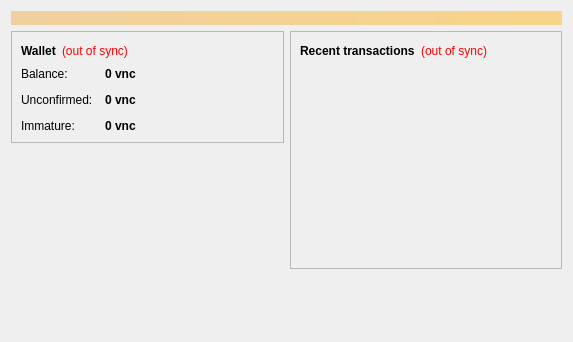
<?xml version="1.0" encoding="UTF-8"?>
<ui version="4.0">
 <class>OverviewPage</class>
 <widget class="QWidget" name="OverviewPage">
  <property name="geometry">
   <rect>
    <x>0</x>
    <y>0</y>
    <width>573</width>
    <height>342</height>
   </rect>
  </property>
  <property name="windowTitle">
   <string>Form</string>
  </property>
  <layout class="QVBoxLayout" name="topLayout">
   <item>
    <widget class="QLabel" name="labelAlerts">
     <property name="visible">
      <bool>false</bool>
     </property>
     <property name="styleSheet">
      <string notr="true">background-color: qlineargradient(x1: 0, y1: 0, x2: 1, y2: 0, stop:0 #F0D0A0, stop:1 #F8D488); color:#000000;</string>
     </property>
     <property name="wordWrap">
      <bool>true</bool>
     </property>
     <property name="margin">
      <number>3</number>
     </property>
    </widget>
   </item>
   <item>
    <layout class="QHBoxLayout" name="horizontalLayout" stretch="1,1">
     <item>
      <layout class="QVBoxLayout" name="verticalLayout_2">
       <item>
        <widget class="QFrame" name="frame">
         <property name="frameShape">
          <enum>QFrame::StyledPanel</enum>
         </property>
         <property name="frameShadow">
          <enum>QFrame::Raised</enum>
         </property>
         <layout class="QVBoxLayout" name="verticalLayout_4">
          <item>
           <layout class="QHBoxLayout" name="horizontalLayout_4">
            <item>
             <widget class="QLabel" name="label_5">
              <property name="font">
               <font>
                <weight>75</weight>
                <bold>true</bold>
               </font>
              </property>
              <property name="text">
               <string>Wallet</string>
              </property>
             </widget>
            </item>
            <item>
             <widget class="QLabel" name="labelWalletStatus">
              <property name="toolTip">
               <string>The displayed information may be out of date. Your wallet automatically synchronizes with the VinaCoin network after a connection is established, but this process has not completed yet.</string>
              </property>
              <property name="styleSheet">
               <string notr="true">QLabel { color: red; }</string>
              </property>
              <property name="text">
               <string notr="true">(out of sync)</string>
              </property>
              <property name="alignment">
               <set>Qt::AlignLeading|Qt::AlignLeft|Qt::AlignVCenter</set>
              </property>
             </widget>
            </item>
            <item>
             <spacer name="horizontalSpacer_2">
              <property name="orientation">
               <enum>Qt::Horizontal</enum>
              </property>
              <property name="sizeHint" stdset="0">
               <size>
                <width>40</width>
                <height>20</height>
               </size>
              </property>
             </spacer>
            </item>
           </layout>
          </item>
          <item>
           <layout class="QFormLayout" name="formLayout_2">
            <property name="fieldGrowthPolicy">
             <enum>QFormLayout::AllNonFixedFieldsGrow</enum>
            </property>
            <property name="horizontalSpacing">
             <number>12</number>
            </property>
            <property name="verticalSpacing">
             <number>12</number>
            </property>
            <item row="0" column="0">
             <widget class="QLabel" name="label">
              <property name="text">
               <string>Balance:</string>
              </property>
             </widget>
            </item>
            <item row="0" column="1">
             <widget class="QLabel" name="labelBalance">
              <property name="font">
               <font>
                <weight>75</weight>
                <bold>true</bold>
               </font>
              </property>
              <property name="cursor">
               <cursorShape>IBeamCursor</cursorShape>
              </property>
              <property name="toolTip">
               <string>Your current balance</string>
              </property>
              <property name="text">
               <string notr="true">0 vnc</string>
              </property>
              <property name="textInteractionFlags">
               <set>Qt::LinksAccessibleByMouse|Qt::TextSelectableByKeyboard|Qt::TextSelectableByMouse</set>
              </property>
             </widget>
            </item>
            <item row="1" column="0">
             <widget class="QLabel" name="label_3">
              <property name="text">
               <string>Unconfirmed:</string>
              </property>
             </widget>
            </item>
            <item row="1" column="1">
             <widget class="QLabel" name="labelUnconfirmed">
              <property name="font">
               <font>
                <weight>75</weight>
                <bold>true</bold>
               </font>
              </property>
              <property name="cursor">
               <cursorShape>IBeamCursor</cursorShape>
              </property>
              <property name="toolTip">
               <string>Total of transactions that have yet to be confirmed, and do not yet count toward the current balance</string>
              </property>
              <property name="text">
               <string notr="true">0 vnc</string>
              </property>
              <property name="textInteractionFlags">
               <set>Qt::LinksAccessibleByMouse|Qt::TextSelectableByKeyboard|Qt::TextSelectableByMouse</set>
              </property>
             </widget>
            </item>
            <item row="2" column="0">
             <widget class="QLabel" name="labelImmatureText">
              <property name="text">
               <string>Immature:</string>
              </property>
             </widget>
            </item>
            <item row="2" column="1">
             <widget class="QLabel" name="labelImmature">
              <property name="font">
               <font>
                <weight>75</weight>
                <bold>true</bold>
               </font>
              </property>
              <property name="toolTip">
               <string>Mined balance that has not yet matured</string>
              </property>
              <property name="text">
               <string notr="true">0 vnc</string>
              </property>
              <property name="textInteractionFlags">
               <set>Qt::LinksAccessibleByMouse|Qt::TextSelectableByKeyboard|Qt::TextSelectableByMouse</set>
              </property>
             </widget>
            </item>
           </layout>
          </item>
         </layout>
        </widget>
       </item>
       <item>
        <spacer name="verticalSpacer">
         <property name="orientation">
          <enum>Qt::Vertical</enum>
         </property>
         <property name="sizeHint" stdset="0">
          <size>
           <width>20</width>
           <height>40</height>
          </size>
         </property>
        </spacer>
       </item>
      </layout>
     </item>
     <item>
      <layout class="QVBoxLayout" name="verticalLayout_3">
       <item>
        <widget class="QFrame" name="frame_2">
         <property name="frameShape">
          <enum>QFrame::StyledPanel</enum>
         </property>
         <property name="frameShadow">
          <enum>QFrame::Raised</enum>
         </property>
         <layout class="QVBoxLayout" name="verticalLayout">
          <item>
           <layout class="QHBoxLayout" name="horizontalLayout_2">
            <item>
             <widget class="QLabel" name="label_4">
              <property name="text">
               <string>&lt;b&gt;Recent transactions&lt;/b&gt;</string>
              </property>
             </widget>
            </item>
            <item>
             <widget class="QLabel" name="labelTransactionsStatus">
              <property name="toolTip">
               <string>The displayed information may be out of date. Your wallet automatically synchronizes with the VinaCoin network after a connection is established, but this process has not completed yet.</string>
              </property>
              <property name="styleSheet">
               <string notr="true">QLabel { color: red; }</string>
              </property>
              <property name="text">
               <string notr="true">(out of sync)</string>
              </property>
              <property name="alignment">
               <set>Qt::AlignRight|Qt::AlignTrailing|Qt::AlignVCenter</set>
              </property>
             </widget>
            </item>
            <item>
             <spacer name="horizontalSpacer">
              <property name="orientation">
               <enum>Qt::Horizontal</enum>
              </property>
              <property name="sizeHint" stdset="0">
               <size>
                <width>40</width>
                <height>20</height>
               </size>
              </property>
             </spacer>
            </item>
           </layout>
          </item>
          <item>
           <widget class="QListView" name="listTransactions">
            <property name="styleSheet">
             <string notr="true">QListView { background: transparent; }</string>
            </property>
            <property name="frameShape">
             <enum>QFrame::NoFrame</enum>
            </property>
            <property name="verticalScrollBarPolicy">
             <enum>Qt::ScrollBarAlwaysOff</enum>
            </property>
            <property name="horizontalScrollBarPolicy">
             <enum>Qt::ScrollBarAlwaysOff</enum>
            </property>
            <property name="selectionMode">
             <enum>QAbstractItemView::NoSelection</enum>
            </property>
           </widget>
          </item>
         </layout>
        </widget>
       </item>
       <item>
        <spacer name="verticalSpacer_2">
         <property name="orientation">
          <enum>Qt::Vertical</enum>
         </property>
         <property name="sizeHint" stdset="0">
          <size>
           <width>20</width>
           <height>40</height>
          </size>
         </property>
        </spacer>
       </item>
      </layout>
     </item>
    </layout>
   </item>
  </layout>
 </widget>
 <resources/>
 <connections/>
</ui>
